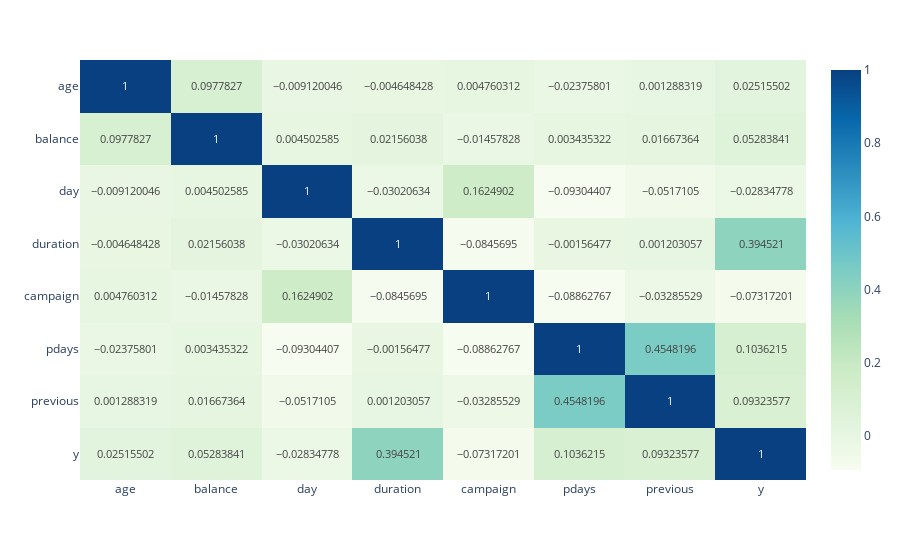

Source (notebook cell):
### Code cell
heat = px.imshow(df.corr(), text_auto=True, aspect="auto", color_continuous_scale='gnbu')
heat.show()

### Figure 1 — Plotly figure (JSON) as saved in the notebook; plotly's stock layout.template omitted (floating-point values rounded to 4 significant figures)
{"data": [{"coloraxis": "coloraxis", "hovertemplate": "x: %{x}<br>y: %{y}<br>color: %{z}<extra></extra>", "name": "0", "texttemplate": "%{z}", "type": "heatmap", "x": ["age", "balance", "day", "duration", "campaign", "pdays", "previous", "y"], "xaxis": "x", "y": ["age", "balance", "day", "duration", "campaign", "pdays", "previous", "y"], "yaxis": "y", "z": [[1, 0.09778, -0.00912, -0.004648, 0.00476, -0.02376, 0.001288, 0.02516], [0.09778, 1, 0.004503, 0.02156, -0.01458, 0.003435, 0.01667, 0.05284], [-0.00912, 0.004503, 1, -0.03021, 0.1625, -0.09304, -0.05171, -0.02835], [-0.004648, 0.02156, -0.03021, 1, -0.08457, -0.001565, 0.001203, 0.3945], [0.00476, -0.01458, 0.1625, -0.08457, 1, -0.08863, -0.03286, -0.07317], [-0.02376, 0.003435, -0.09304, -0.001565, -0.08863, 1, 0.4548, 0.1036], [0.001288, 0.01667, -0.05171, 0.001203, -0.03286, 0.4548, 1, 0.09324], [0.02516, 0.05284, -0.02835, 0.3945, -0.07317, 0.1036, 0.09324, 1]]}], "layout": {"coloraxis": {"colorscale": [[0, "rgb(247,252,240)"], [0.125, "rgb(224,243,219)"], [0.25, "rgb(204,235,197)"], [0.375, "rgb(168,221,181)"], [0.5, "rgb(123,204,196)"], [0.625, "rgb(78,179,211)"], [0.75, "rgb(43,140,190)"], [0.875, "rgb(8,104,172)"], [1, "rgb(8,64,129)"]]}, "margin": {"t": 60}, "xaxis": {"anchor": "y", "domain": [0, 1]}, "yaxis": {"anchor": "x", "autorange": "reversed", "domain": [0, 1]}}}
